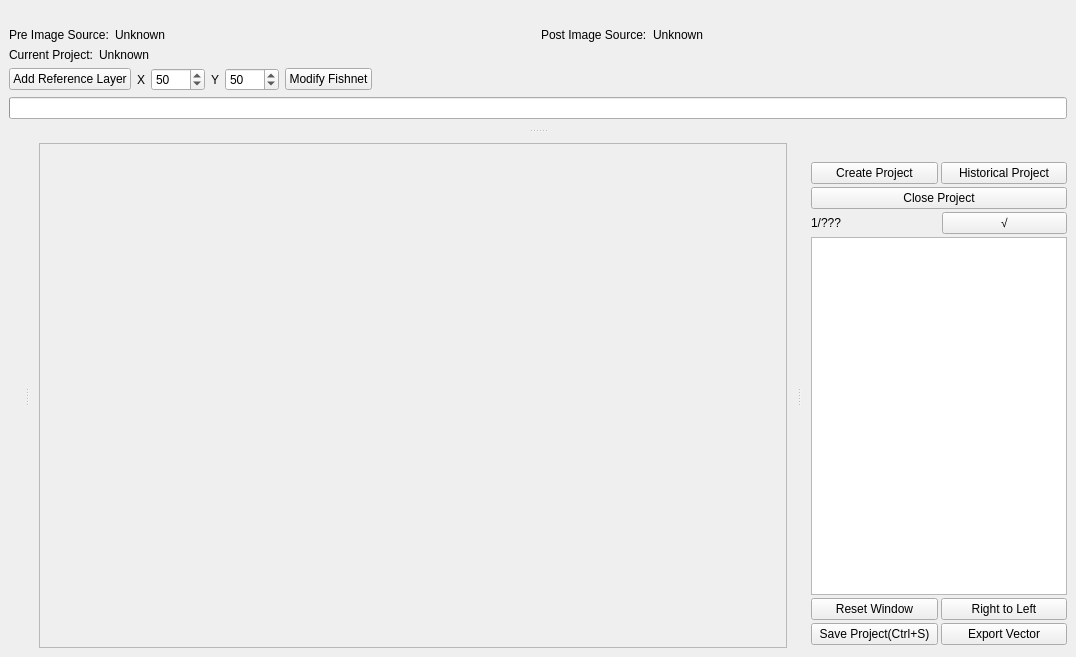
<?xml version="1.0" encoding="UTF-8"?>
<ui version="4.0">
 <class>CdDrawWindow</class>
 <widget class="QMainWindow" name="CdDrawWindow">
  <property name="geometry">
   <rect>
    <x>0</x>
    <y>0</y>
    <width>1076</width>
    <height>657</height>
   </rect>
  </property>
  <property name="windowTitle">
   <string>样本勾画辅助工具</string>
  </property>
  <widget class="QWidget" name="centralwidget">
   <layout class="QHBoxLayout" name="horizontalLayout">
    <item>
     <widget class="QFrame" name="frame">
      <property name="frameShape">
       <enum>QFrame::StyledPanel</enum>
      </property>
      <property name="frameShadow">
       <enum>QFrame::Raised</enum>
      </property>
     </widget>
    </item>
   </layout>
  </widget>
  <widget class="QDockWidget" name="dockWidget">
   <property name="features">
    <set>QDockWidget::DockWidgetMovable</set>
   </property>
   <property name="windowTitle">
    <string/>
   </property>
   <attribute name="dockWidgetArea">
    <number>2</number>
   </attribute>
   <widget class="QWidget" name="dockWidgetContents">
    <layout class="QVBoxLayout" name="verticalLayout_3">
     <item>
      <layout class="QVBoxLayout" name="verticalLayout" stretch="0,0,0,0,0,0,0,0,0,0,0,0">
       <property name="spacing">
        <number>3</number>
       </property>
       <property name="sizeConstraint">
        <enum>QLayout::SetFixedSize</enum>
       </property>
       <property name="leftMargin">
        <number>0</number>
       </property>
       <item>
        <layout class="QHBoxLayout" name="horizontalLayout_12"/>
       </item>
       <item>
        <layout class="QHBoxLayout" name="horizontalLayout_5">
         <item>
          <widget class="PushButton" name="createProjectPb">
           <property name="text">
            <string>Create Project</string>
           </property>
           <property name="icon">
            <iconset resource="../yoyirs.qrc">
             <normaloff>:/img/resources/title/t3-cdLabeling.png</normaloff>:/img/resources/title/t3-cdLabeling.png</iconset>
           </property>
          </widget>
         </item>
         <item>
          <widget class="PushButton" name="openProjectPb">
           <property name="text">
            <string>Historical Project</string>
           </property>
           <property name="icon">
            <iconset resource="../yoyirs.qrc">
             <normaloff>:/img/resources/open_project.png</normaloff>:/img/resources/open_project.png</iconset>
           </property>
          </widget>
         </item>
        </layout>
       </item>
       <item>
        <widget class="PushButton" name="closeProjectPb">
         <property name="text">
          <string>Close Project</string>
         </property>
        </widget>
       </item>
       <item>
        <layout class="QHBoxLayout" name="hl_qwer"/>
       </item>
       <item>
        <layout class="QHBoxLayout" name="hl_asdf"/>
       </item>
       <item>
        <layout class="QHBoxLayout" name="hl_zxcv"/>
       </item>
       <item>
        <layout class="QHBoxLayout" name="hl_f1234"/>
       </item>
       <item>
        <layout class="QGridLayout" name="gridLayout_2">
         <property name="horizontalSpacing">
          <number>6</number>
         </property>
         <item row="0" column="0">
          <widget class="BodyLabel" name="processLabel">
           <property name="text">
            <string>1/???</string>
           </property>
          </widget>
         </item>
         <item row="0" column="3">
          <widget class="PillPushButton" name="commitMagicPB">
           <property name="toolTip">
            <string>commitMagic(Space)</string>
           </property>
           <property name="text">
            <string>√</string>
           </property>
           <property name="shortcut">
            <string>Space</string>
           </property>
           <property name="checkable">
            <bool>false</bool>
           </property>
          </widget>
         </item>
        </layout>
       </item>
       <item>
        <widget class="ListView" name="listView"/>
       </item>
       <item>
        <layout class="QHBoxLayout" name="horizontalLayout_Color_6">
         <item>
          <widget class="PushButton" name="reSizeExtent">
           <property name="text">
            <string>Reset Window</string>
           </property>
          </widget>
         </item>
         <item>
          <widget class="PillPushButton" name="right2LeftPb">
           <property name="text">
            <string>Right to Left</string>
           </property>
           <property name="shortcut">
            <string>`</string>
           </property>
          </widget>
         </item>
        </layout>
       </item>
       <item>
        <layout class="QHBoxLayout" name="horizontalLayout_Color_2">
         <item>
          <widget class="PushButton" name="saveWorkPb">
           <property name="text">
            <string>Save Project(Ctrl+S)</string>
           </property>
           <property name="shortcut">
            <string>Ctrl+S</string>
           </property>
          </widget>
         </item>
         <item>
          <widget class="PushButton" name="exportShpPb">
           <property name="text">
            <string>Export Vector</string>
           </property>
          </widget>
         </item>
        </layout>
       </item>
       <item>
        <widget class="QSplitter" name="splitter">
         <property name="orientation">
          <enum>Qt::Horizontal</enum>
         </property>
        </widget>
       </item>
      </layout>
     </item>
    </layout>
   </widget>
  </widget>
  <widget class="QDockWidget" name="dockWidgetTop">
   <property name="features">
    <set>QDockWidget::NoDockWidgetFeatures</set>
   </property>
   <property name="allowedAreas">
    <set>Qt::TopDockWidgetArea</set>
   </property>
   <property name="windowTitle">
    <string/>
   </property>
   <attribute name="dockWidgetArea">
    <number>4</number>
   </attribute>
   <widget class="QWidget" name="dockWidgetContents_2">
    <layout class="QVBoxLayout" name="verticalLayout_2">
     <item>
      <layout class="QHBoxLayout" name="horizontalLayout_Color_4">
       <item>
        <layout class="QHBoxLayout" name="horizontalLayout_2">
         <item>
          <widget class="BodyLabel" name="BodyLabel_3">
           <property name="sizePolicy">
            <sizepolicy hsizetype="Fixed" vsizetype="Preferred">
             <horstretch>0</horstretch>
             <verstretch>0</verstretch>
            </sizepolicy>
           </property>
           <property name="text">
            <string>Pre Image Source:</string>
           </property>
          </widget>
         </item>
         <item>
          <widget class="BodyLabel" name="tifPathLabel">
           <property name="text">
            <string>Unknown</string>
           </property>
           <property name="pixelFontSize" stdset="0">
            <number>12</number>
           </property>
          </widget>
         </item>
        </layout>
       </item>
       <item>
        <layout class="QHBoxLayout" name="horizontalLayout_3">
         <item>
          <widget class="BodyLabel" name="BodyLabel_5">
           <property name="sizePolicy">
            <sizepolicy hsizetype="Fixed" vsizetype="Preferred">
             <horstretch>0</horstretch>
             <verstretch>0</verstretch>
            </sizepolicy>
           </property>
           <property name="text">
            <string>Post Image Source:</string>
           </property>
          </widget>
         </item>
         <item>
          <widget class="BodyLabel" name="tifPathIILabel">
           <property name="text">
            <string>Unknown</string>
           </property>
           <property name="pixelFontSize" stdset="0">
            <number>12</number>
           </property>
          </widget>
         </item>
        </layout>
       </item>
      </layout>
     </item>
     <item>
      <layout class="QHBoxLayout" name="horizontalLayout_Color_3">
       <item>
        <widget class="BodyLabel" name="BodyLabel">
         <property name="sizePolicy">
          <sizepolicy hsizetype="Fixed" vsizetype="Preferred">
           <horstretch>0</horstretch>
           <verstretch>0</verstretch>
          </sizepolicy>
         </property>
         <property name="text">
          <string>Current Project:</string>
         </property>
        </widget>
       </item>
       <item>
        <widget class="BodyLabel" name="projectLabel">
         <property name="text">
          <string>Unknown</string>
         </property>
         <property name="pixelFontSize" stdset="0">
          <number>12</number>
         </property>
        </widget>
       </item>
      </layout>
     </item>
     <item>
      <layout class="QHBoxLayout" name="horizontalLayout_Color_5">
       <item>
        <widget class="PushButton" name="addGuideLayer">
         <property name="text">
          <string>Add Reference Layer</string>
         </property>
        </widget>
       </item>
       <item>
        <widget class="BodyLabel" name="xLabel">
         <property name="sizePolicy">
          <sizepolicy hsizetype="Fixed" vsizetype="Preferred">
           <horstretch>0</horstretch>
           <verstretch>0</verstretch>
          </sizepolicy>
         </property>
         <property name="text">
          <string>X</string>
         </property>
        </widget>
       </item>
       <item>
        <widget class="SpinBox" name="xSpinBox">
         <property name="minimum">
          <number>5</number>
         </property>
         <property name="maximum">
          <number>1000</number>
         </property>
         <property name="value">
          <number>50</number>
         </property>
        </widget>
       </item>
       <item>
        <widget class="BodyLabel" name="yLabel">
         <property name="sizePolicy">
          <sizepolicy hsizetype="Fixed" vsizetype="Preferred">
           <horstretch>0</horstretch>
           <verstretch>0</verstretch>
          </sizepolicy>
         </property>
         <property name="text">
          <string>Y</string>
         </property>
        </widget>
       </item>
       <item>
        <widget class="SpinBox" name="ySpinBox">
         <property name="minimum">
          <number>5</number>
         </property>
         <property name="maximum">
          <number>1000</number>
         </property>
         <property name="value">
          <number>50</number>
         </property>
        </widget>
       </item>
       <item>
        <widget class="PushButton" name="changeFishNet">
         <property name="text">
          <string>Modify Fishnet</string>
         </property>
        </widget>
       </item>
       <item>
        <spacer name="horizontalSpacer">
         <property name="orientation">
          <enum>Qt::Horizontal</enum>
         </property>
         <property name="sizeHint" stdset="0">
          <size>
           <width>40</width>
           <height>20</height>
          </size>
         </property>
        </spacer>
       </item>
      </layout>
     </item>
     <item>
      <widget class="ProgressBar" name="ProgressBar"/>
     </item>
    </layout>
   </widget>
  </widget>
  <widget class="QDockWidget" name="dockWidget_left">
   <property name="features">
    <set>QDockWidget::DockWidgetMovable</set>
   </property>
   <property name="windowTitle">
    <string/>
   </property>
   <attribute name="dockWidgetArea">
    <number>1</number>
   </attribute>
   <widget class="QWidget" name="dockWidgetContentsLeft"/>
  </widget>
 </widget>
 <customwidgets>
  <customwidget>
   <class>PushButton</class>
   <extends>QPushButton</extends>
   <header>qfluentwidgets</header>
  </customwidget>
  <customwidget>
   <class>PillPushButton</class>
   <extends>ToggleButton</extends>
   <header>qfluentwidgets</header>
  </customwidget>
  <customwidget>
   <class>ToggleButton</class>
   <extends>PushButton</extends>
   <header>qfluentwidgets</header>
  </customwidget>
  <customwidget>
   <class>BodyLabel</class>
   <extends>QLabel</extends>
   <header>qfluentwidgets</header>
  </customwidget>
  <customwidget>
   <class>ProgressBar</class>
   <extends>QProgressBar</extends>
   <header>qfluentwidgets</header>
  </customwidget>
  <customwidget>
   <class>SpinBox</class>
   <extends>QSpinBox</extends>
   <header>qfluentwidgets</header>
  </customwidget>
  <customwidget>
   <class>ListView</class>
   <extends>QListView</extends>
   <header>qfluentwidgets</header>
  </customwidget>
 </customwidgets>
 <resources>
  <include location="../yoyirs.qrc"/>
 </resources>
 <connections/>
</ui>
